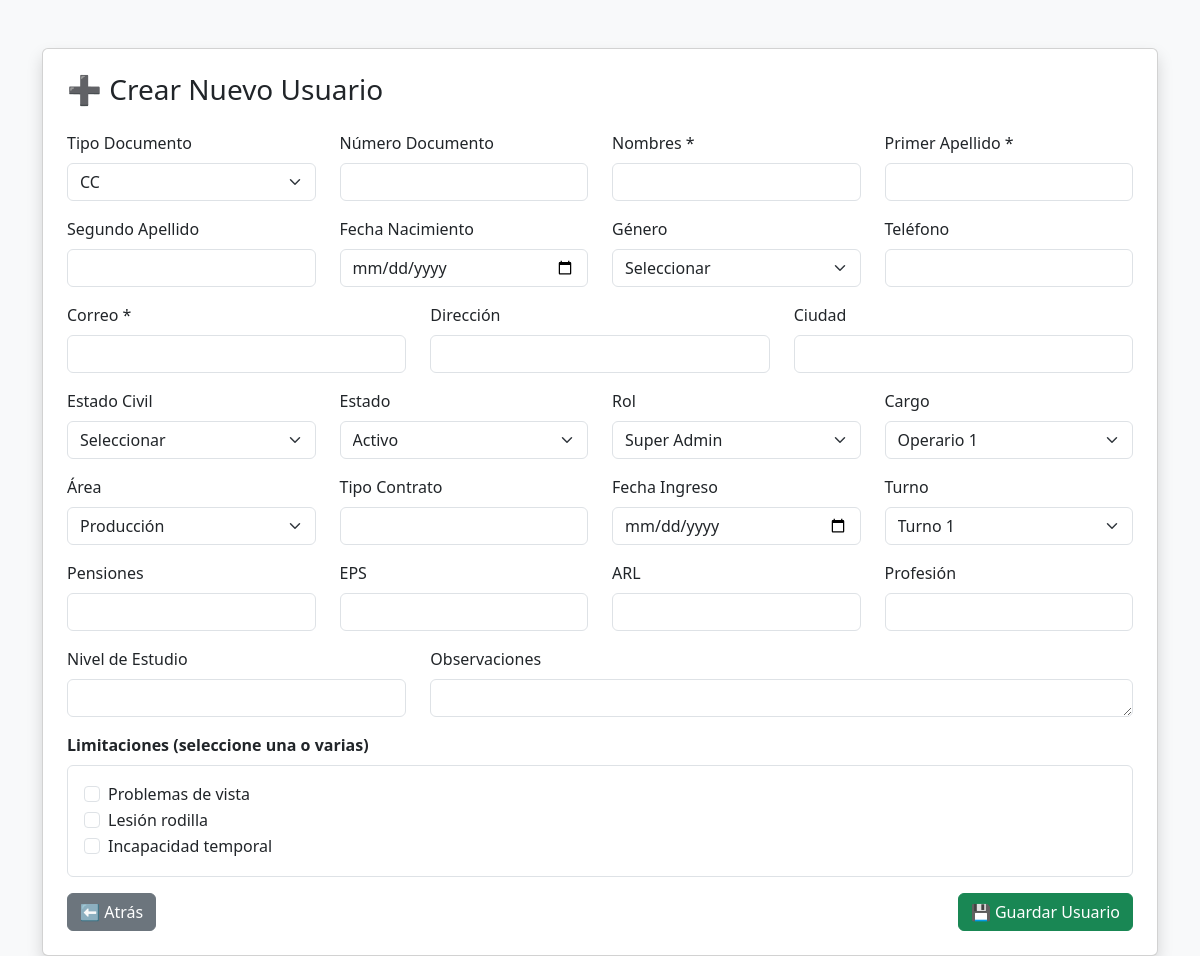
The page /app/screens/dashboard/rrhh/usuarios/crear.php on the database its author committed.
### tables this page shows
CREATE TABLE `limitacion` (
  `id_limitacion` int(11) NOT NULL,
  `nombre_limitacion` varchar(100) NOT NULL,
  `descripcion_limitacion` text DEFAULT NULL
);

### app/screens/dashboard/rrhh/usuarios/crear.php (the view, shortened to what this page needs)
<?php
include_once __DIR__ . "/../../../../../config/conexion.php";
$roles = $conn->query("SELECT * FROM rol");
$cargos = $conn->query("SELECT * FROM cargo");
$areas = $conn->query("SELECT * FROM area");
$estados = $conn->query("SELECT * FROM estado_usuario");
$turnos = $conn->query("SELECT * FROM turno");
$limitaciones = $conn->query("SELECT * FROM limitacion");
?>
<!DOCTYPE html>
<html lang="es">
<head>
  <link href="https://cdn.jsdelivr.net/npm/bootstrap@5.3.2/dist/css/bootstrap.min.css" rel="stylesheet">
</head>
<body class="bg-light">
  <div class="container mt-5">
    <div class="card shadow p-4">
      <h3 class="mb-4">➕ Crear Nuevo Usuario</h3>
      <form method="POST">
        <div class="row mb-3">
          <div class="col-md-3">
            <label class="form-label">Tipo Documento</label>
            <select name="tipo_documento_usuario" class="form-select">
              <option value="CC">CC</option>
            </select>
          </div>
          <div class="col-md-3">
            <label class="form-label">Número Documento</label>
            <input type="text" name="numero_documento_usuario" class="form-control">
          </div>
          <div class="col-md-3">
            <label class="form-label">Nombres *</label>
            <input type="text" name="nombres_usuario" class="form-control" required>
          </div>
          <div class="col-md-3">
            <label class="form-label">Primer Apellido *</label>
            <input type="text" name="primer_apellido_usuario" class="form-control" required>
          </div>
        </div>
        <div class="row mb-3">
          <div class="col-md-3">
            <label class="form-label">Segundo Apellido</label>
            <input type="text" name="segundo_apellido_usuario" class="form-control">
          </div>
          <div class="col-md-3">
            <label class="form-label">Fecha Nacimiento</label>
            <input type="date" name="fecha_nacimiento_usuario" class="form-control">
          </div>
          <div class="col-md-3">
            <label class="form-label">Género</label>
            <select name="genero_usuario" class="form-select">
              <option value="">Seleccionar</option>
            </select>
          </div>
          <div class="col-md-3">
            <label class="form-label">Teléfono</label>
            <input type="text" name="telefono_usuario" class="form-control">
          </div>
        </div>
        <div class="row mb-3">
          <div class="col-md-4">
            <label class="form-label">Correo *</label>
            <input type="email" name="correo_usuario" class="form-control" required>
          </div>
          <div class="col-md-4">
            <label class="form-label">Dirección</label>
            <input type="text" name="direccion_usuario" class="form-control">
          </div>
          <div class="col-md-4">
            <label class="form-label">Ciudad</label>
            <input type="text" name="ciudad_usuario" class="form-control">
          </div>
        </div>
        <div class="row mb-3">
          <div class="col-md-3">
            <label class="form-label">Estado Civil</label>
            <select name="estado_civil_usuario" class="form-select">
              <option value="">Seleccionar</option>
            </select>
          </div>
          <div class="col-md-3">
            <label class="form-label">Estado</label>
            <select name="id_estado_usuario" class="form-select">
              <?php while ($e = $estados->fetch_assoc()): ?>
                <option value="<?= $e['id_estado_usuario'] ?>"><?= htmlspecialchars($e['nombre_estado_usuario']) ?></option>
              <?php endwhile; ?>
            </select>
          </div>
          <div class="col-md-3">
            <label class="form-label">Rol</label>
            <select name="id_rol" class="form-select">
              <?php while ($r = $roles->fetch_assoc()): ?>
                <option value="<?= $r['id_rol'] ?>"><?= htmlspecialchars($r['nombre_rol']) ?></option>
              <?php endwhile; ?>
            </select>
          </div>
          <div class="col-md-3">
            <label class="form-label">Cargo</label>
            <select name="id_cargo" class="form-select">
              <?php while ($c = $cargos->fetch_assoc()): ?>
                <option value="<?= $c['id_cargo'] ?>"><?= htmlspecialchars($c['nombre_cargo']) ?></option>
              <?php endwhile; ?>
            </select>
          </div>
        </div>
        <div class="row mb-3">
          <div class="col-md-3">
            <label class="form-label">Área</label>
            <select name="id_area" class="form-select">
              <?php while ($a = $areas->fetch_assoc()): ?>
                <option value="<?= $a['id_area'] ?>"><?= htmlspecialchars($a['nombre_area']) ?></option>
              <?php endwhile; ?>
            </select>
          </div>
          <div class="col-md-3">
            <label class="form-label">Tipo Contrato</label>
            <input type="text" name="tipo_contrato_usuario" class="form-control">
          </div>
          <div class="col-md-3">
            <label class="form-label">Fecha Ingreso</label>
            <input type="date" name="fecha_ingreso_usuario" class="form-control">
          </div>
          <div class="col-md-3">
            <label class="form-label">Turno</label>
            <select name="id_turno" class="form-select">
              <?php while ($t = $turnos->fetch_assoc()): ?>
                <option value="<?= $t['id_turno'] ?>"><?= htmlspecialchars($t['nombre_turno']) ?></option>
              <?php endwhile; ?>
            </select>
          </div>
        </div>
        <div class="row mb-3">
          <div class="col-md-3">
            <label class="form-label">Pensiones</label>
            <input type="text" name="pensiones_usuario" class="form-control">
          </div>
          <div class="col-md-3">
            <label class="form-label">EPS</label>
            <input type="text" name="eps_usuario" class="form-control">
          </div>
          <div class="col-md-3">
            <label class="form-label">ARL</label>
            <input type="text" name="arl_usuario" class="form-control">
          </div>
          <div class="col-md-3">
            <label class="form-label">Profesión</label>
            <input type="text" name="profesion_usuario" class="form-control">
          </div>
        </div>
        <div class="row mb-3">
          <div class="col-md-4">
            <label class="form-label">Nivel de Estudio</label>
            <input type="text" name="nivel_estudio_usuario" class="form-control">
          </div>
          <div class="col-md-8">
            <label class="form-label">Observaciones</label>
            <textarea name="observaciones_usuario" class="form-control" rows="1"></textarea>
          </div>
        </div>
        <div class="mb-3">
          <label class="form-label fw-bold">Limitaciones (seleccione una o varias)</label>
          <div class="border rounded p-3" style="max-height: 150px; overflow-y:auto;">
            <?php while ($lim = $limitaciones->fetch_assoc()): ?>
              <div class="form-check">
                <input class="form-check-input" type="checkbox" name="limitaciones[]" value="<?= $lim['id_limitacion'] ?>" id="lim_<?= $lim['id_limitacion'] ?>">
                <label class="form-check-label" for="lim_<?= $lim['id_limitacion'] ?>">
                  <?= htmlspecialchars($lim['nombre_limitacion']) ?>
                </label>
              </div>
            <?php endwhile; ?>
          </div>
        </div>
        <div class="d-flex justify-content-between">
          <a href="index.php" class="btn btn-secondary">⬅️ Atrás</a>
          <button type="submit" class="btn btn-success">💾 Guardar Usuario</button>
        </div>
      </form>
    </div>
  </div>
</body>
</html>

### rows shown on the page
limitacion: nombre_limitacion "Problemas de vista"
limitacion: nombre_limitacion "Lesión rodilla"
limitacion: nombre_limitacion "Incapacidad temporal"

### other values the page prints
form field id_estado_usuario "Activo"
form field id_rol "Super Admin"
form field id_cargo "Operario 1"
form field id_area "Producción"
form field id_turno "Turno 1"
